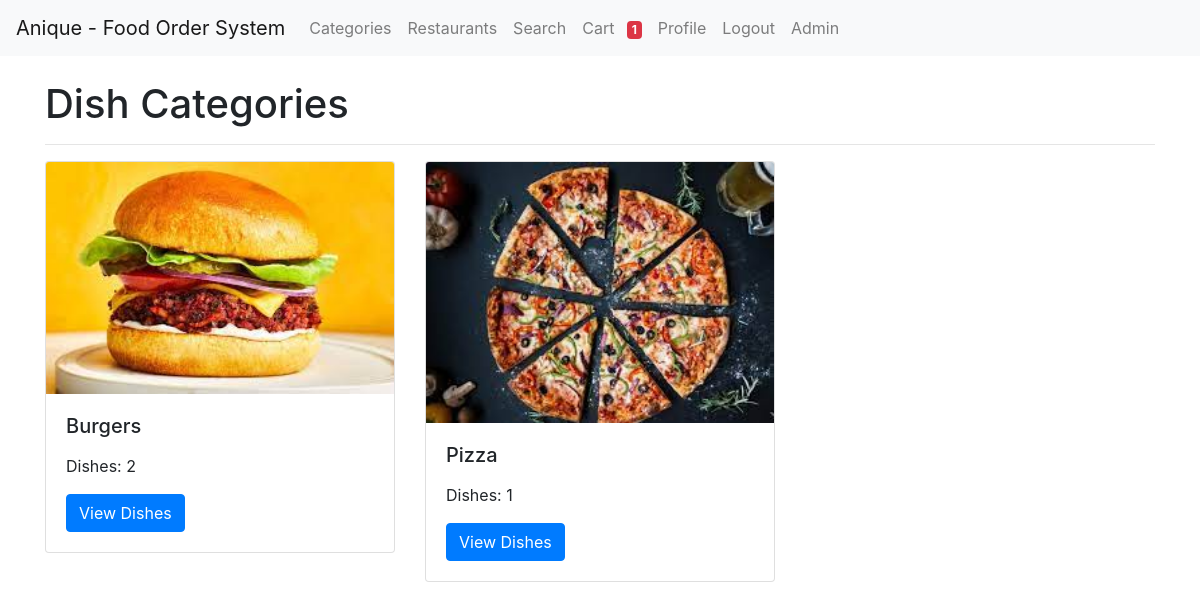
/dish_categories (signed in), run on the app's committed database.
### food/models.py (models this page shows, shortened)
class DishCategory(models.Model):
    name = models.CharField(max_length=100)
    image = models.ImageField(upload_to="dish_categories/",blank=True,null=True)
    class Meta:
        verbose_name_plural = "Dish Categories"

### food/views.py (the view)
# urls.py: path("dish_categories",dish_categories,name='dish_categories'),
@login_required
def dish_categories(request):
    dish_categories = DishCategory.objects.annotate(dish_count=Count('dish'))
    context = {
        "dish_categories":dish_categories
    }
    return render(request,"food/dish_categories.html",context)

### cart/views.py (called while the page is built)
def cart_items_count(request):
    cart_items_count = 0
    if request.user.is_authenticated:
        cart = Cart.objects.filter(user=request.user).first()
        cart_items_count = CartItem.objects.filter(cart=cart).count()
    return {'cart_items_count':cart_items_count}

### food_order/templates/food/dish_categories.html (shortened to what this page needs)
{% extends "base.html" %} {% load static %} {% block content %}
<div class="container">
  <div class="row">
    <div class="col-md-12">
      <h1 class="mt-4">Dish Categories</h1>
      <hr />
      <div class="row">
        {% for category in dish_categories %} {% if category.dish_count > 0 %}
        <div class="col-md-4 mb-4">
          <div class="card">
            {% if category.image %}
            <img
              src="{{category.image.url}}"
              class="card-img-top"
              alt="Category Image"
              />
            {% else %}
            <img
              src="{% static 'img/default.png' %}"
              class="card-img-top"
              alt="Category Image"
              />
            {% endif %}
            <div class="card-body">
              <h5 class="card-title">{{ category.name }}</h5>
              <p class="card-text">Dishes: {{ category.dish_count }}</p>
              <a
                href="{% url 'category_detail' category.id %}"
                class="btn btn-primary">View Dishes</a>
            </div>
          </div>
        </div>
        {% endif %} {% endfor %}
      </div>
    </div>
  </div>
</div>
{% endblock %}

### data on the page
DishCategory: image (picture), name "Burgers", dish_count "2"
DishCategory: image (picture), name "Pizza", dish_count "1"

### other printed values
{{ cart_items_count }} "1"
